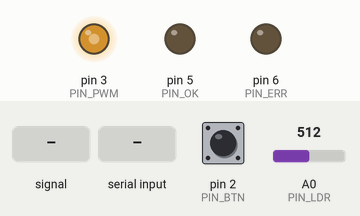
A sketch run on a simulated Arduino Uno, built with avr-gcc and run on an emulated ATmega328P. Shown: output pins drawn as LEDs (lit = HIGH). The test bench sets the inputs (shaded band); at power-on: A0 (PIN_LDR) = 512, pin 2 (PIN_BTN) HIGH.

Above: at 1.2 s.
1.3 s: A0 (PIN_LDR) fed a 200 Hz sine of ±255 counts around its level
At 1.65 s:
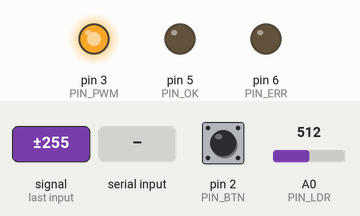
4.3 s: A0 (PIN_LDR) set to 716
7.3 s: pin 2 (PIN_BTN) pulled LOW for 0.15 s
At 7.46 s:
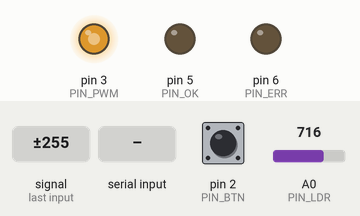
10.3 s: byte 1 (0x01) received over Serial
At 10.48 s:
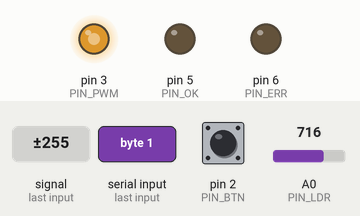
13.3 s: pin 2 (PIN_BTN) pulled LOW for 1 s
At 13.47 s:
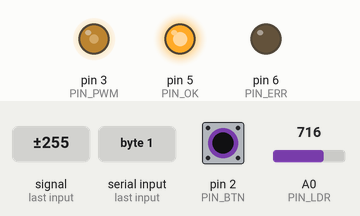
16.3 s: A0 (PIN_LDR) fed a 1000 Hz sine of ±255 counts around its level
Timing chart, 0 to 17.5 s (numbered marks = the images above; inputs shaded):
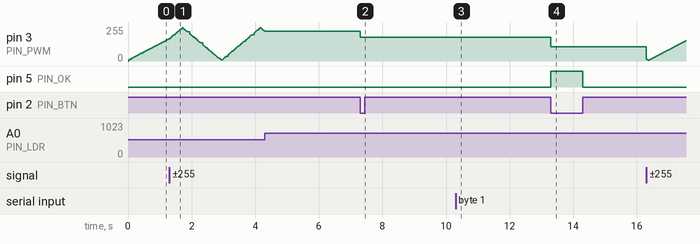

Measured:
- after the input at 7.3 s, pin 3 (PIN_PWM): stays 178/255 (without the input it goes to 102/255 after 2.4 s)
- after the input at 10.3 s, pin 3 (PIN_PWM): stays 178/255 (without the input it goes to 203/255 after 2.4 s)
- after the input at 13.3 s, pin 3 (PIN_PWM): stays 107/255 (without the input it goes to 173/255 after 2.4 s); pin 5 (PIN_OK): LOW → HIGH at once, → LOW 1.0 s later

The sketch:

Nano.ino
```cpp
/* ============================================================================
 * File: Nano.ino  (ATmega328P / Arduino Nano/Uno)
 * Purpose     : PWM "breathing" LED on OC2B with light-adaptive tempo via ADC;
 *               Turbo mode via INT0 to stream RFID UID frames between Nano<->ESP.
 * Peripherals : Timer2 (Fast PWM on OC2B), Timer1 (CTC tick), ADC0 (free-run),
 *               INT0 (button), SoftwareSerial for RDM6300 reader.
 * Wiring      :
 *   - D3 (OC2B) → LED (PWM breathing)
 *   - A0 (ADC0) → LDR divider
 *   - D2 (INT0) → Turbo button (active-low, INPUT_PULLUP)
 *   - D8 (Soft RX)  ← RDM6300 TX
 *   - D7 (Soft TX)  → (dummy)
 *   - D5 (OK LED), D6 (ERR LED)
 * UART        : HardwareSerial (9600) to ESP8266 (STRICT: no prints from Nano).
 * Notes       :
 *   - ADC interrupt toggles Timer1 OCR between FAST/SLOW thresholds (ambient light).
 *   - Turbo: disables ADC ISR, speeds breathing, and forwards bytes Nano<->ESP.

 * ========================================================================== */
#include <Arduino.h>
#include <SoftwareSerial.h>
#include <avr/interrupt.h>

constexpr uint8_t PIN_PWM   = 3;   // OC2B (D3)
constexpr uint8_t PIN_LDR   = A0;  // ADC0
constexpr uint8_t PIN_BTN   = 2;   // INT0 (active-low, INPUT_PULLUP)
constexpr uint8_t PIN_RDMRX = 8;   // SoftSerial RX (RDM6300 TX)
constexpr uint8_t PIN_RDMTX = 7;   // SoftSerial TX (dummy)
constexpr uint8_t PIN_OK    = 5;   // Green LED
constexpr uint8_t PIN_ERR   = 6;   // Red LED

constexpr uint16_t OCR_FAST  = 499;    // ~2.0 ms (presc 64)
constexpr uint16_t OCR_SLOW  = 1999;   // ~8.0 ms
constexpr uint16_t OCR_TURBO = 100;    // fast breathing while Turbo held
constexpr uint16_t TH_BRIGHT = 680;    // ADC threshold
constexpr uint8_t  DUTY_MIN  = 5, DUTY_MAX = 250, DUTY_STEP = 1;

volatile uint8_t duty = DUTY_MIN;
volatile int8_t  dir  = +1;
volatile uint8_t turbo = 0, turbo_pending = 0;

SoftwareSerial rdm(PIN_RDMRX, PIN_RDMTX);
HardwareSerial& esp = Serial;

static inline void setTick(uint16_t v) { uint8_t s=SREG; cli(); OCR1A=v; SREG=s; }

static void setupPWM() {
  TCCR2A = (1<<COM2B1)|(1<<WGM21)|(1<<WGM20); // Fast PWM, non-inverting on OC2B
  TCCR2B = (1<<CS22);                          // prescaler 64 → ~976 Hz
  pinMode(PIN_PWM, OUTPUT);
  OCR2B = duty;
}

static void setupTick() {
  TCCR1A = 0;
  TCCR1B = (1<<WGM12)|(1<<CS11)|(1<<CS10);     // CTC, presc 64
  TIMSK1 = (1<<OCIE1A);                        // enable COMPA ISR
  setTick(OCR_FAST);
}

ISR(TIMER1_COMPA_vect) {
  int16_t n = duty + dir * DUTY_STEP;
  if (n >= DUTY_MAX) { n = DUTY_MAX; dir=-1; }
  else if (n <= DUTY_MIN) { n = DUTY_MIN; dir=+1; }
  duty = (uint8_t)n;
  OCR2B = duty;
}

static void setupADC() {
  ADMUX  = (1<<REFS0); // AVcc, ADC0
  ADCSRA = (1<<ADEN)|(1<<ADATE)|(1<<ADIE)|(1<<ADPS2)|(1<<ADPS1)|(1<<ADPS0); // free-run, /128
  ADCSRB = 0; DIDR0 |= (1<<ADC0D);
  ADCSRA |= (1<<ADSC);
}
ISR(ADC_vect) { uint16_t a = ADC; setTick(a > TH_BRIGHT ? OCR_FAST : OCR_SLOW); }

static void setupINT0() {
  pinMode(PIN_BTN, INPUT_PULLUP);
  EICRA = (1<<ISC00);  // logical change
  EIFR  = (1<<INTF0);  // clear pending
  EIMSK = (1<<INT0);   // enable INT0
  turbo = ((PIND & (1<<PIND2))==0);
  turbo_pending = 1;
}
ISR(INT0_vect) { turbo = ((PIND & (1<<PIND2))==0); turbo_pending=1; }

static inline void applyTurbo() {
  if (!turbo) { ADCSRA |= (1<<ADIE); rdm.stopListening(); setTick(ADC>TH_BRIGHT?OCR_FAST:OCR_SLOW); }
  else        { ADCSRA &= ~(1<<ADIE); rdm.listen();       setTick(OCR_TURBO); }
}

void setup() {
  esp.begin(9600);            // HW UART to ESP (STRICT: no prints)
  pinMode(PIN_RDMTX, OUTPUT);
  rdm.begin(9600); rdm.stopListening();
  pinMode(PIN_OK,OUTPUT); pinMode(PIN_ERR,OUTPUT);
  setupPWM(); setupTick(); setupADC(); setupINT0(); sei();
}

void loop() {
  if (turbo_pending) { applyTurbo(); turbo_pending=0; }

  if (turbo) {
    while (rdm.available()) { esp.write((uint8_t)rdm.read()); }
    while (esp.available()) {
      int r=esp.read();
      digitalWrite(PIN_OK,  r==0x01);
      digitalWrite(PIN_ERR, r==0x00);
    }
  } else {
    digitalWrite(PIN_OK,LOW); digitalWrite(PIN_ERR,LOW);
  }
}
```
